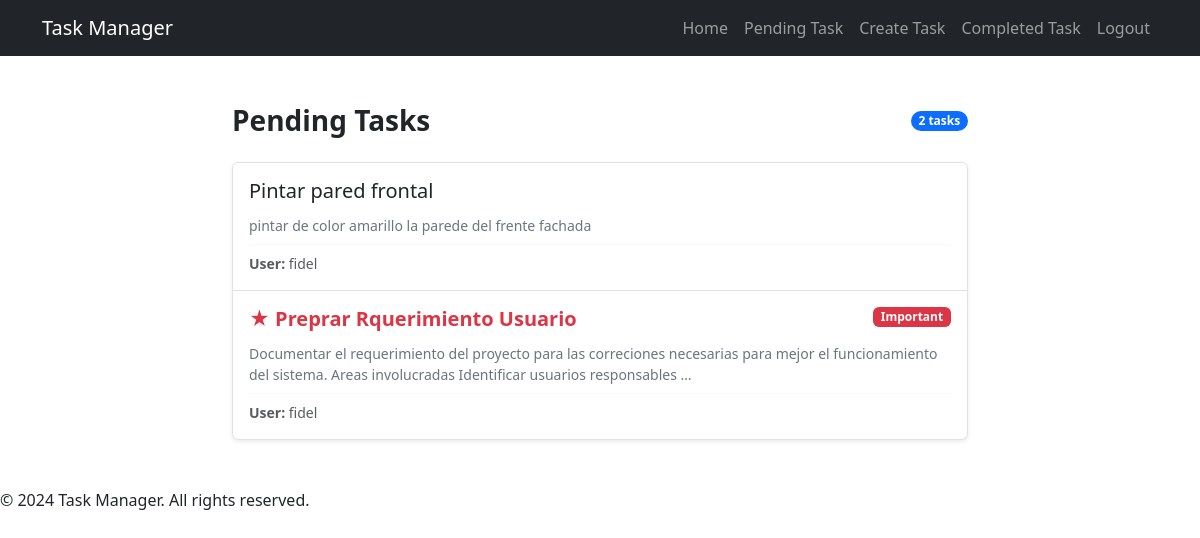
Before: /tasks/ (signed in) with the older database file.
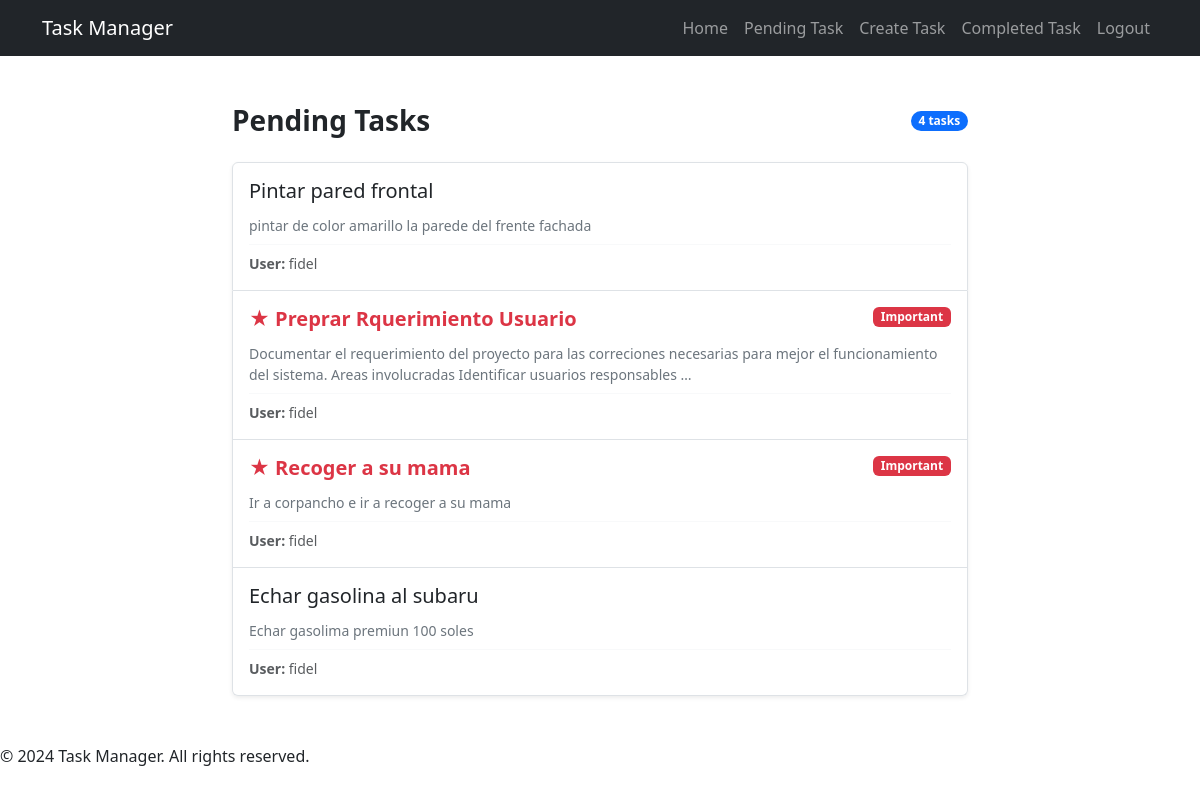
After: the same page with the newer database file.
### tasks/models.py (models this page shows, shortened)
class Task(models.Model):
   title = models.CharField(max_length=100)
   description = models.TextField()
   created = models.DateTimeField(auto_now_add=True)
   datecompleted = models.DateTimeField(null=True, blank=True)
   important = models.BooleanField(default=False)
   user = models.ForeignKey('auth.User', on_delete=models.CASCADE)

### tasks/views.py (the view)
# urls.py: path('tasks/', views.tasks, name='tasks'),
@login_required
def tasks(request):
   tasks = Task.objects.filter(user=request.user, datecompleted__isnull=True)
   return render(request, 'tasks.html', {'tasks': tasks})

### tasks/templates/tasks.html (shortened to what this page needs)
{% extends "base.html" %}
{% block content %}
<main class="container my-5">
   <div class="row justify-content-center">
      <div class="col-md-10 col-lg-8">
         <div class="d-flex justify-content-between align-items-center mb-4">
            <h1 class="h3 fw-bold mb-0">Pending Tasks</h1>
            <span class="badge bg-primary rounded-pill">{{ tasks|length }} tasks</span>
         </div>
         {% if tasks %}
            <div class="list-group shadow-sm rounded">
               {% for task in tasks %}
                  <a href="{% url 'task_detail' task.id %}" class="list-group-item list-group-item-action p-3">
                     <div class="d-flex w-100 justify-content-between align-items-start mb-2">
                        <h5 class="mb-1 text-dark">
                           {% if task.important %}
                              <strong class="text-danger">★ {{ task.title }}</strong>
                           {% else %}
                              {{ task.title }}
                           {% endif %}
                        </h5>
                        {% if task.important %}
                           <span class="badge bg-danger">Important</span>
                        {% endif %}
                     </div>
                     {% if task.description %}
                        <p class="mb-2 text-secondary small">{{ task.description|truncatewords:20 }}</p>
                     {% endif %}
                     <div class="d-flex justify-content-between align-items-center pt-2 border-top border-light">
                        <small class="text-muted">
                           <strong>User:</strong> {{ task.user.username }}
                        </small>
                     </div>
                  </a>
               {% endfor %}
            </div>
         {% endif %}
      </div>
   </div>
</main>
{% endblock %}

### tasks/templates/base.html (shortened to what this page needs)
<!DOCTYPE html>
<html lang="en">
<head>
      <link rel="stylesheet" href="https://cdn.jsdelivr.net/npm/bootstrap@5.3.8/dist/css/bootstrap.min.css">
      <link rel="stylesheet" href="https://cdnjs.cloudflare.com/ajax/libs/font-awesome/6.4.0/css/all.min.css">
</head>
<body>
      <header>
            <nav class="navbar navbar-expand-lg navbar-dark bg-dark">
                  <div class="container">
                        <a class="navbar-brand" href="{% url 'home' %}">Task Manager</a>
                        <div class="collapse navbar-collapse" id="navbarNav">
                              <ul class="navbar-nav ms-auto">
                                    <li class="nav-item">
                                          <a class="nav-link" href="/">Home</a>
                                    </li>
                                    {% if user.is_authenticated %}
                                    <li class="nav-item">
                                          <a class="nav-link" href="{% url 'tasks' %}">Pending Task</a>
                                    </li>
                                    <li class="nav-item">
                                          <a class="nav-link" href="{% url 'create_task' %}">Create Task</a>
                                    </li>
                                    <li class="nav-item">
                                          <a class="nav-link" href="{% url 'tasks_completed' %}">Completed Task</a>
                                    </li>
                                    <li class="nav-item">
                                          <a class="nav-link" href="{% url 'logout' %}">Logout</a>
                                    </li>
                                    {% endif %}
                              </ul>
                        </div>
                  </div>
            </nav>
      <main>
            {% block content %}
            {% endblock %}
      </main>
      <footer>
            <p>&copy; 2024 Task Manager. All rights reserved.</p>
      </footer>
</body>
</html>

Changed rows visible on the page:
added Task: title "Recoger a su mama", important "Important", description "Ir a corpancho e ir a recoger a su mama", user.username "fidel"
added Task: title "Echar gasolina al subaru", description "Echar gasolima premiun 100 soles", user.username "fidel"
Other visible differences:
{{ tasks|length }}: "2" → "4"
